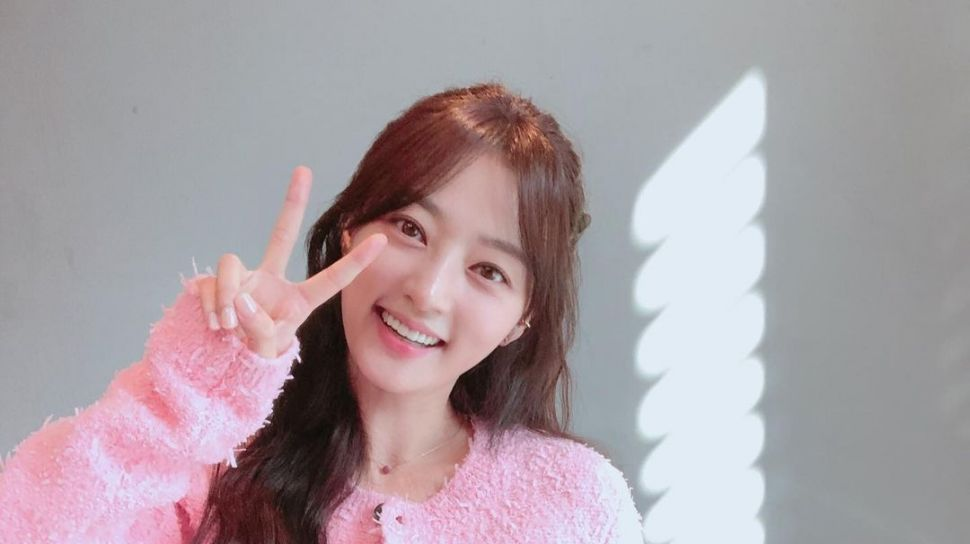
#> input picture songhayoon.jpg, 970 x 544 px
$ jupyter execute 'Filter Sobel.ipynb'   (older library calls are emulated)
#> lines starting #> are read from the running program, lines starting #| are printed output that depends on the picture
[cell 1]
import cv2
import numpy as np
from matplotlib import pyplot as plt
from skimage import data

image = cv2.imread("songhayoon.jpg",0)
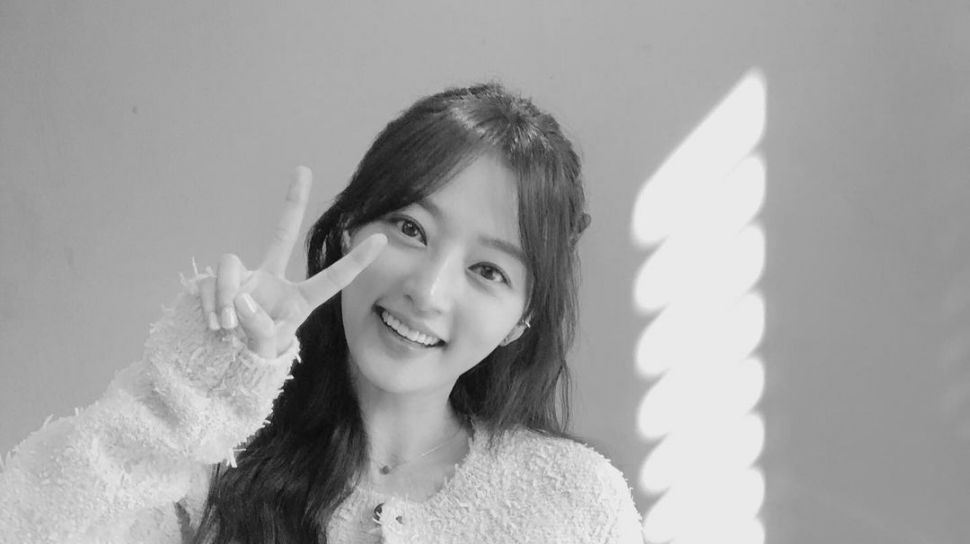
#> image: shape (544, 970); min 7, max 243, mean 162.1

image_sobelx = cv2.Sobel(image, cv2.CV_8U, 1, 0, ksize = 5)
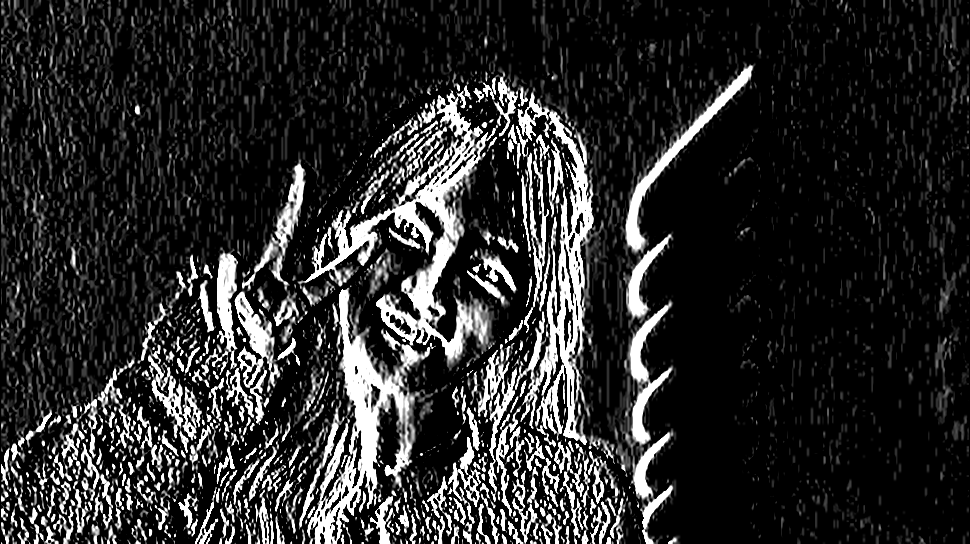
#> image_sobelx: shape (544, 970); min 0, max 255, mean 43.4
image_sobely = cv2.Sobel(image, cv2.CV_8U, 0, 1, ksize = 5)
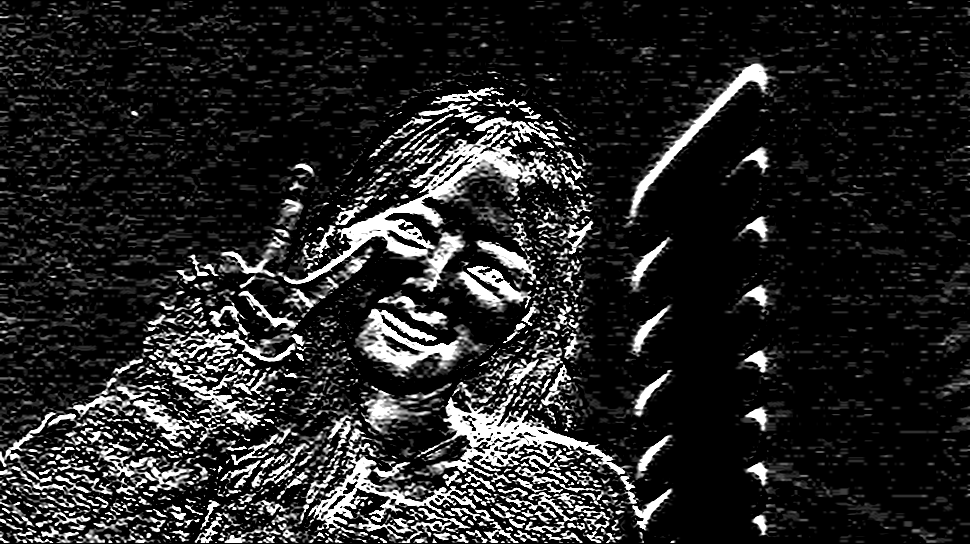
#> image_sobely: shape (544, 970); min 0, max 255, mean 37.7
image_sobel = image_sobelx + image_sobely
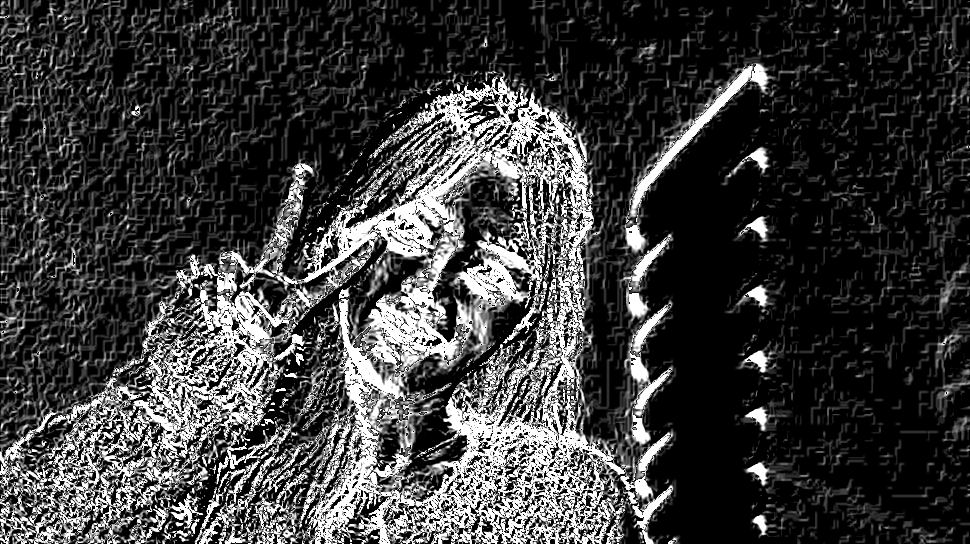
#> image_sobel: shape (544, 970); min 0, max 255, mean 60.5

fig, axes = plt.subplots (4, 2, figsize = (20, 20))
ax = axes.ravel ()

ax[0].imshow(image, cmap = 'gray')
ax[0].set_title ("Citra Input")
ax[1].hist (image.ravel(), bins = 256)
ax[1].set_title ("Histogram Citra Input")

ax[2].imshow(image_sobelx, cmap = 'gray')
ax[2].set_title ("Citra Input")
ax[3].hist (image_sobelx.ravel(), bins = 256)
ax[3].set_title ("Histogram Citra Output")

ax[4].imshow(image_sobely, cmap = 'gray')
ax[4].set_title ("Citra Input")
ax[5].hist (image_sobely.ravel(), bins = 256)
ax[5].set_title ("Histogram Citra Output")

ax[6].imshow(image_sobel, cmap = 'gray')
ax[6].set_title ("Citra Input")
ax[7].hist (image_sobel.ravel(), bins = 256)
ax[7].set_title ("Histogram Citra Output")

fig.tight_layout()
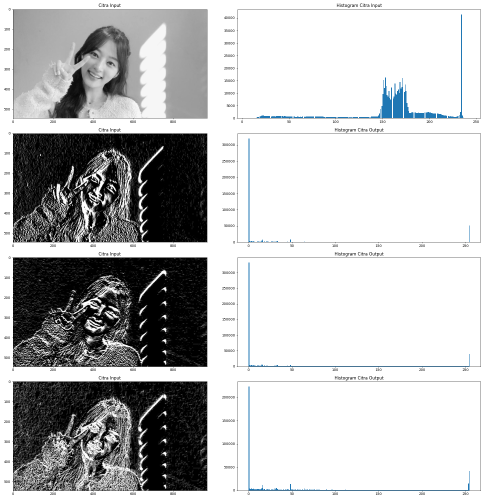
#> figure drawn by matplotlib, 8 panels; panel 2: tallest bar 41387 high, from x = 233.8 to 234.7; panel 4: tallest bar 319196 high, from x = 0 to 0.996; panel 6: tallest bar 331725 high, from x = 0 to 0.996; panel 8: tallest bar 222892 high, from x = 0 to 0.996
